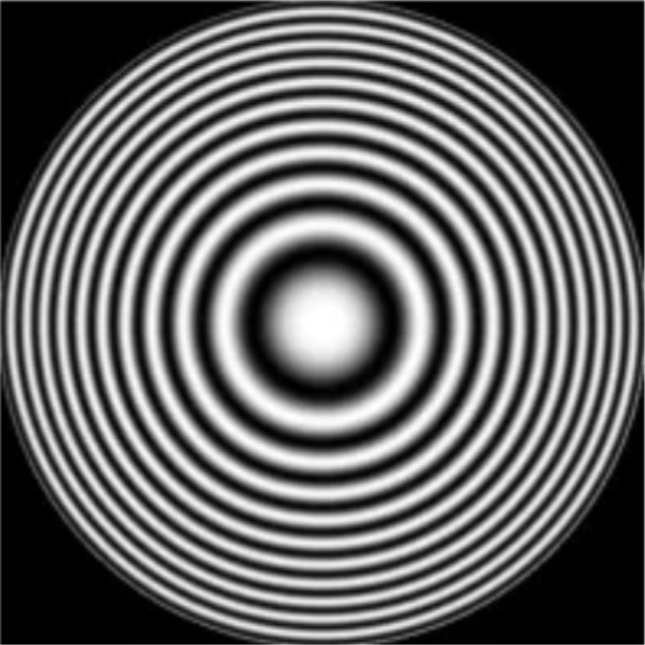
//> input picture Hafta-07/10-Frekans-Filtreleri/input/girdi.png, 645 x 645 px
$ ./hafta7_gorev7   (built with g++ and OpenCV 4)
//> lines starting //> are read from the running program, lines starting //| are printed output that depends on the picture

#include <iostream>
#include <vector>
#include <complex>
#include <cmath>
#include <fstream>
#include <opencv2/opencv.hpp>

using namespace std;
using namespace cv;


// 2 Boyutlu DFT
vector<vector<complex<double>>> DFT2D(
    const Mat& resim)
{
    int M = resim.rows;
    int N = resim.cols;


    vector<vector<complex<double>>> harmonikler(
        M,
        vector<complex<double>>(N)
    );


    // Frekans koordinatlari
    for (int u = 0; u < M; u++)
    {
        for (int v = 0; v < N; v++)
        {
            complex<double> toplam(0.0, 0.0);


            // Goruntu koordinatlari
            for (int x = 0; x < M; x++)
            {
                for (int y = 0; y < N; y++)
                {
                    double aci =
                        -2.0 * M_PI *
                        (
                            ((double)u * x / M)
                            +
                            ((double)v * y / N)
                        );


                    complex<double> harmonik(
                        cos(aci),
                        sin(aci)
                    );


                    double piksel =
                        resim.at<uchar>(x, y);


                    toplam +=
                        piksel * harmonik;
                }
            }


            harmonikler[u][v] =
                toplam;
        }


        cout
            << "Satir tamamlandi: "
            << u + 1
            << " / "
            << M
            << endl;
    }


    return harmonikler;
}


void harmonikKaydet(
    const vector<vector<complex<double>>>& harmonikler,
    string dosyaAdi)
{
    ofstream dosya(dosyaAdi);


    int M = harmonikler.size();
    int N = harmonikler[0].size();


    for (int u = 0; u < M; u++)
    {
        for (int v = 0; v < N; v++)
        {
            double gercek =
                harmonikler[u][v].real();


            double sanal =
                harmonikler[u][v].imag();


            double genlik =
                abs(harmonikler[u][v]);


            dosya
                << u << " "
                << v << " "
                << gercek << " "
                << sanal << " "
                << genlik
                << endl;
        }
    }


    dosya.close();
}


int main()
{
    string klasor =
        "/content/goruntu-isleme-dersi/Hafta-07/07-2D-DFT/";


    Mat resim =
        imread(
            klasor + "input/girdi.png"
        );
//> resim is the input picture: 645 rows x 645 cols, CV_8UC3; min 0, max 255, mean 100.7


    if (resim.empty())
    {
        cout << "Resim bulunamadi!" << endl;
        return -1;
    }


    // Gri tona cevir
    Mat gri;

    cvtColor(
        resim,
        gri,
        COLOR_BGR2GRAY
    );


    // Manuel DFT cok maliyetli oldugu icin
    // resmi 64x64 boyutuna getiriyoruz
    Mat kucukResim;

    resize(
        gri,
        kucukResim,
        Size(64, 64)
    );
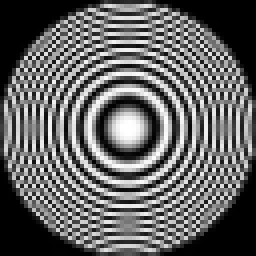
//> kucukResim: 64 rows x 64 cols, CV_8UC1 (shown 4 times larger); min 0, max 255, mean 99.8


    imwrite(
        klasor + "gri_64.png",
        kucukResim
    );


    cout << "Resim boyutu: "
         << kucukResim.cols
         << " x "
         << kucukResim.rows
         << endl;
//| Resim boyutu: 64 x 64


    cout << "2D DFT basladi..."
         << endl;


    vector<vector<complex<double>>> harmonikler =
        DFT2D(kucukResim);
//> harmonikler = 64 items


    harmonikKaydet(
        harmonikler,
        klasor + "harmonikler.txt"
    );
//> in harmonikKaydet, `int M = harmonikler.size();`: M = 64
//> the loop in harmonikKaydet, `for (int u = 0; u < M; u++)` made 64 passes


    cout << endl;

    cout << "2D DFT tamamlandi."
         << endl;

    cout << "Harmonik vektor kaydedildi."
         << endl;


    return 0;
}
